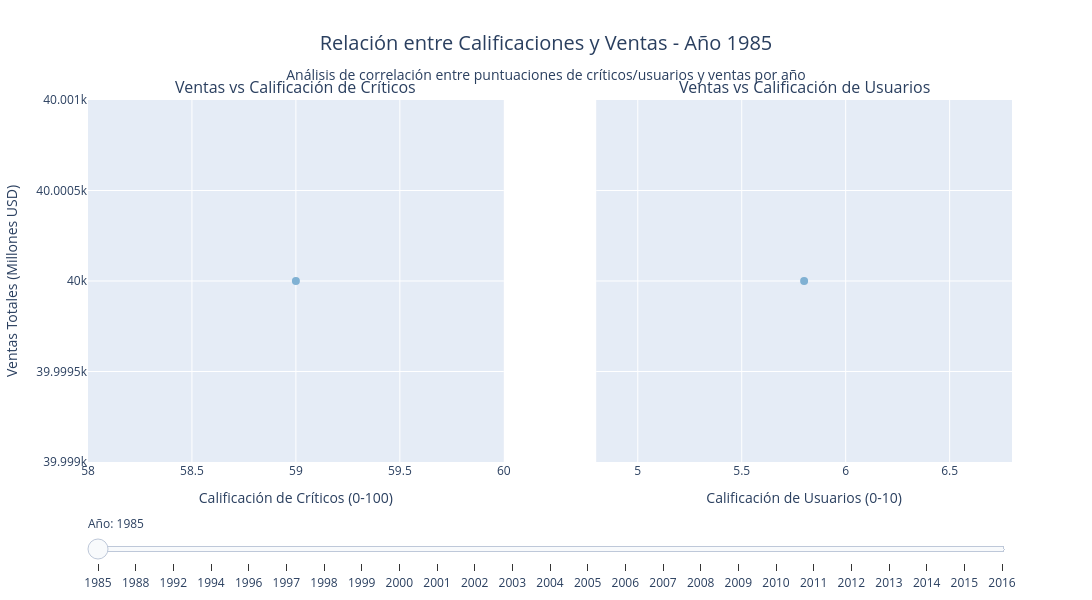

Here is the notebook cell this chart was saved with:
### Markdown cell above
### Análisis III: Relación entre calificaciones y ventas

### Code cell
#? 5. Relación entre calificaciones y ventas

#? 5.1 Preparamos los datos para el análisis de correlación entre calificaciones y ventas
#? Filtramos solo los juegos que tienen tanto calificaciones como ventas válidas
correlation_data = (
    data_cleaned[
        (data_cleaned['Critic_Score'].notna()) &
        (data_cleaned['User_Score'].notna()) &
        (data_cleaned['Total_Sales'] > 0) &
        (data_cleaned['Year_of_Release'].notna()) &
        (data_cleaned['Platform'].notna())
    ].copy()
)

#? 5.2 Creamos subplots lado a lado para comparar ambas correlaciones. En este caso este objeto retorna una Graph Object.Figure que podemos
#? usar para asignar trazas a diferentes partes del grafico, o a zonas de dibujo. En este aso definimos una fila pero dos columnas para explorar
#? los datos de las ventas vs calificaciones lado a lado, con lso titulos corrrespondientes y que compartan el eje y dado que la escala de datos de ventas se aplica para los mismos dos graficos
#? aunque la escala del eje x cambie.
fig_correlation = make_subplots(
    rows=1, cols=2,
    subplot_titles=('Ventas vs Calificación de Críticos', 'Ventas vs Calificación de Usuarios'),
    horizontal_spacing=0.1, shared_yaxes=True
)

#? 5.3 Obtenemos los años únicos para el slider y los ordenamos, esto lo hacemos para tener los anios que vamos a representar en todas las trazas, dado que en este aso 
#? las trazas. Una traza es una capa de dibujo, un grafico de plotly que se coloca en un grafico, en este caso en una parte del subplot que puede ser una o varias (en este caso se precalculan)
#? varias para tener todos los datos de los dos sets, que crean un grafico. Cada traza se asigna a una parte del subplot, y luego se controla su visibilidad mediante el slider. En este caso, 
#? cada año tiene dos trazas (una para críticos y otra para usuarios) que se muestran u ocultan juntas.
years = sorted(correlation_data['Year_of_Release'].unique())
print(f"Años disponibles: {len(years)} años desde {int(years[0])} hasta {int(years[-1])}")

#? 5.4 Creamos las trazas para cada año - PRIMERO todas las de críticos, LUEGO todas las de usuarios
for i, year in enumerate(years):
    
    #? 5.4.1 Aqui obtenemos la data del set general relacionada con el anio de analisis
    year_data = correlation_data[correlation_data['Year_of_Release'] == year]

    #? 5.4.2 Creamos una traza en base a los datos de anio y critic score, que va a la derecha del grafico. Usamos la funcion
    #? go.Scatter que es parte de Graph Objects para anadir un grafico de scatter plot en la visualizacion 
    fig_correlation.add_trace(
        go.Scatter(
            x=year_data['Critic_Score'],
            y=year_data['Total_Sales'],
            mode='markers',
            name=f'Reviews de Criticos vs Ventas Totales en  <b>{int(year)}</b>',
            text=year_data['Name'],
            hovertemplate='<b>%{text}</b><br>' +
                     'Calificación Usuarios: %{x}<br>' +
                     'Ventas Totales: $%{y:.2f}M<br>' +
                     'Plataforma: %{customdata}<br>' +
                     f'Año: {int(year)}<extra></extra>',
            marker=dict(
                size=8,
                opacity=1,
                #? Aqui trabajamos para asignarle un color a cada punto representativ de su clase. El set de colores incluido en plotly que usamos corresponde a px.colors.qualitative.Set3 que 
                #? define una serie de colores que podemos usar. Para indexar y obtener un color especifico para cada plataforma, usamos el hash de la plataforma y el modulo del largo de la paleta de 
                #? colores para asegurar que cada plataforma tenga un color consistente en todas las trazas, aunque no sean contiguas.
                color=[px.colors.qualitative.Set3[hash(platform) % len(px.colors.qualitative.Set3)] for platform in year_data['Platform']],
            ),
            customdata=year_data['Platform'],

            visible=(i == 0)  # Solo el primer año visible inicialmente
        ),
        row=1, col=1
    )


for i, year in enumerate(years):
    year_data = correlation_data[correlation_data['Year_of_Release'] == year]

    fig_correlation.add_trace(
        go.Scatter(
            x=year_data['User_Score'],
            y=year_data['Total_Sales'],
            mode='markers',
            name=f'Usuarios {int(year)}',
            text=year_data['Name'],
            hovertemplate='<b>%{text}</b><br>' +
                     'Calificación Usuarios: %{x}<br>' +
                     'Ventas Totales: $%{y:.2f}M<br>' +
                     'Plataforma: %{customdata}<br>' +
                     f'Año: {int(year)}<extra></extra>',
            marker=dict(
                size=8,
                opacity=1,
                color=[px.colors.qualitative.Set3[hash(platform) % len(px.colors.qualitative.Set3)] for platform in year_data['Platform']],
            ),
            customdata=year_data['Platform'],
            visible=(i == 0)  # Solo el primer año visible inicialmente
        ),
        row=1, col=2
    )

#? 5.5 Configuramos los steps del slider - uno por cada año. En este caso creamos una por cada ano dado que por cada step del slider, Potly va a usar los datos de la vsibilidad 
#? de todo el array de anos y las trazas para filtrar y esconder aquellas con False y dejar ver aquellas con True, que por cada anio corresopnden solamente a las especificas 
#? de cada anio, En este caso, cada paso del step tiene asignado un titulo especifico y un arreglo de visibilidad que filtra cada traza de los graficos.
steps = []
for i, year in enumerate(years):
    # Crear array de visibilidad: False para todas las trazas
    visibility = [False] * (len(years) * 2)

    # Para el año i:
    # - La traza de críticos está en el índice i
    # - La traza de usuarios está en el índice i + len(years)
    visibility[i] = True  
    visibility[i + len(years)] = True  

    step = dict(
        method="update",
        args=[
            {"visible": visibility},
            {"title": f"Relación entre Calificaciones y Ventas - Año {int(year)}<br><sub>Análisis de correlación entre puntuaciones de críticos/usuarios y ventas por año</sub>"}
        ],
        label=str(int(year))
    )
    steps.append(step)

print(f"Total de trazas creadas: {len(years) * 2}")
print(f"Total de steps en slider: {len(steps)}")
print(f"Primer año: {int(years[0])}, Último año: {int(years[-1])}")

#? 5.6 Configuramos el layout con el slider
#? aqui definimos el titulo del grafico y con el estilo de datos necesarios, ademas de los sliders conectados a la visualizacion. Update Layout es una funcion 
#? que permite realizar estas modificaciones al grafico general.
fig_correlation.update_layout(
    title={
        'text': f'Relación entre Calificaciones y Ventas - Año {int(years[0])}<br><sub>Análisis de correlación entre puntuaciones de críticos/usuarios y ventas por año</sub>',
        'font': {'size': 20},
        'x': 0.5,
        'xanchor': 'center'
    },
    height=600,
    width=1500,
    showlegend=False,
    sliders=[{
        "active": 0,
        "currentvalue": {"prefix": "Año: "},
        "pad": {"t": 50},
        "steps": steps
    }]
)

#? 5.c.7 Actualizamos los ejes
fig_correlation.update_xaxes(title_text="Calificación de Críticos (0-100)", row=1, col=1)
fig_correlation.update_xaxes(title_text="Calificación de Usuarios (0-10)", row=1, col=2)
fig_correlation.update_yaxes(title_text="Ventas Totales (Millones USD)", row=1, col=1)

fig_correlation.show()
